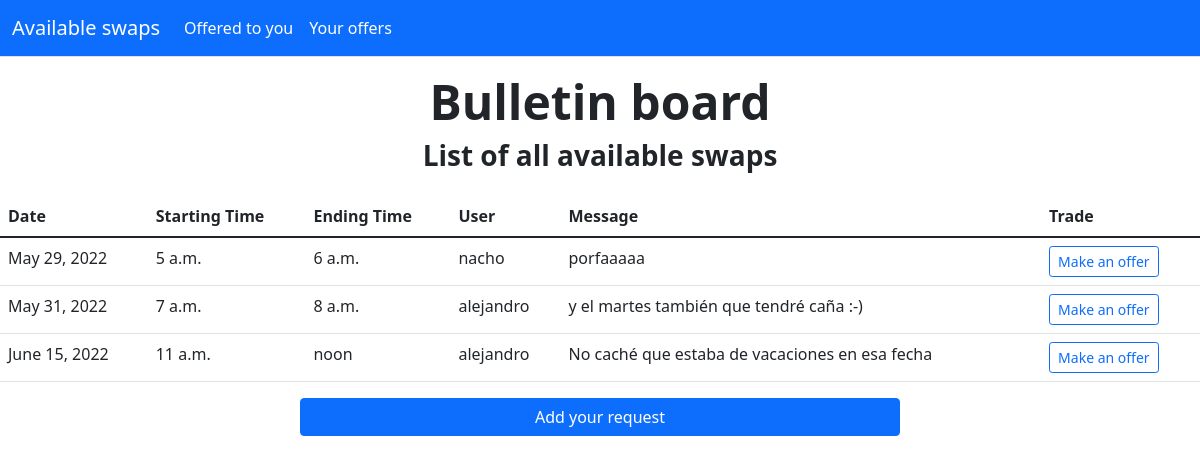
Before: / with the older database file.
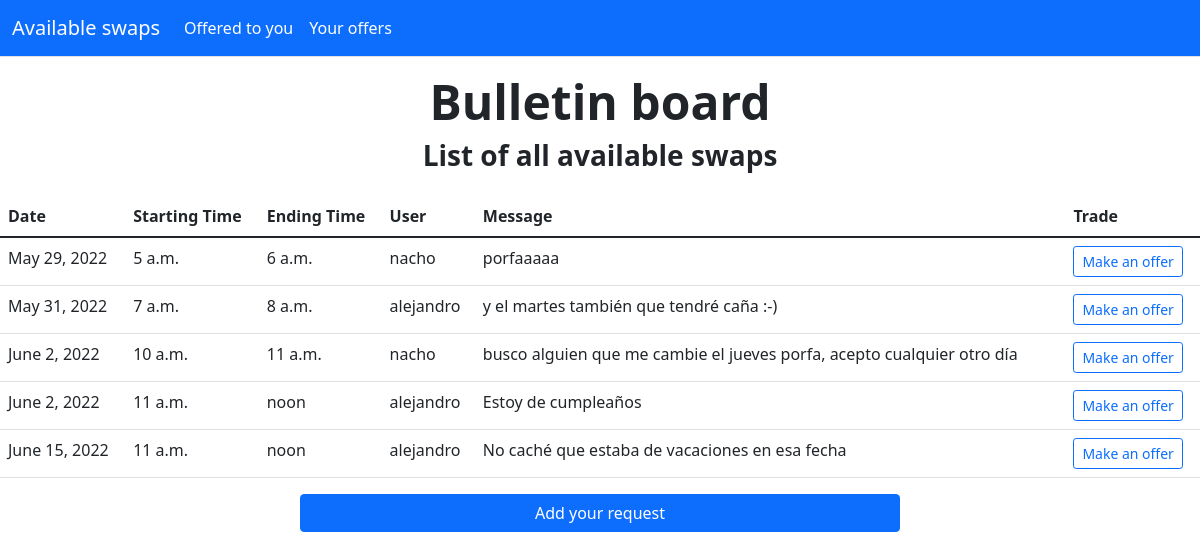
After: the same page with the newer database file.
### chat_commerce/models.py (models this page shows, shortened)
class Request(models.Model):
    User = models.ForeignKey(User, related_name='requesting_user', on_delete=models.CASCADE)
    message = models.TextField(blank=True)
    active = models.BooleanField(default=True)
    date = models.DateField()
    start_time = models.TimeField()
    end_time = models.TimeField()
    created_at = models.DateTimeField(auto_now_add=True)
    updated_at = models.DateTimeField(auto_now=True)
    objects = models.Manager()
    accepted = models.BooleanField(default=False)
    class Meta:
        verbose_name_plural = 'Requests'
        ordering = ('date', "start_time", "end_time")

### chat_commerce/views.py (the view)
# urls.py: path('', views.RequestListView.as_view(), name='request_list'),
class RequestListView(ListView):
    model = Request
    template_name = 'chat_commerce/request_list.html'
    raise_exception = True

### templates/chat_commerce/request_list.html (shortened to what this page needs)
{% extends "../base.html" %}
{% block content %}
	<div class="px-6 py-2 my-2 text-center">
		<h1 class="display-5 fw-bold">Bulletin board</h1>
		<h3 class="display-7 fw-bold">List of all available swaps</h3>
	</div>
	<table class="table">
	  <thead>
	    <tr>
	      <th scope="col">Date</th>
	      <th scope="col">Starting Time</th>
	      <th scope="col">Ending Time</th>
          <th scope="col">User</th>
		  <th scope="col">Message</th>
		  <th scope="col">Trade</th>
	    </tr>
	  </thead>
	  <tbody>
	    {% for request in object_list %}
        {% if request.active %}
		<tr>
	      <td>{{request.date}}</td>
	      <td>{{request.start_time}}</td>
		  <td>{{request.end_time}}</td>
          <td>{{request.User.username}}</td>
		  <td>{{request.message}}</td>
		  <td>
			  {% if user != request.User %}
			<a button type="button" class="btn btn-outline-primary btn-sm" href="{% url 'chat_commerce:make_offer' request.id %}">Make an offer</a>
			  {% else %}
			<a button type="button" class="btn btn-outline-secondary btn-sm" href="{% url 'chat_commerce:delete_request' request.id %}">Delete request</a>
			  {% endif %}
		  </td>
	    </tr>
        {% endif %}
	   {% endfor %}
	  </tbody>
	</table>
	<div class="d-grid gap-2 col-6 mx-auto"">
		<a button class="btn btn-primary" type="button" href="{% url 'chat_commerce:make_request' %}">Add your request</a>
	  </div>
{% endblock %}

### templates/base.html (shortened to what this page needs)
{% load static %}
<!DOCTYPE html>
<html>
<head>
	<link href="https://cdn.jsdelivr.net/npm/bootstrap@5.1.3/dist/css/bootstrap.min.css" rel="stylesheet">
</head>
<body>
	<header>
	        <nav class="navbar navbar-expand-md navbar-dark bg-primary border-bottom">
	            <div class="container-fluid">
	                <a class="navbar-brand" href="{% url "chat_commerce:request_list" %}">Available swaps</a>
	                <div class="collapse navbar-collapse" id="navbarCollapse">
	                    <ul class="navbar-nav me-auto mb-2 mb-md-0">
							<li class="nav-item active">
	                            <a class="nav-link active" aria-current="page" href="{% url "chat_commerce:offerred_to_you" %}">Offered to you</a>
	                        </li>
							<li class="nav-item active">
	                            <a class="nav-link active" aria-current="page" href="{% url "chat_commerce:your_offers" %}">Your offers</a>
	                        </li>
	                    </ul>
	                </div>
	            </div>
	        </nav>
	    </header>
	<div id="content">{% block content %} {% endblock %}</div>
</body>
</html>

Changed rows visible on the page:
now on this page (row edited): Request: date "June 2, 2022", start_time "10 a.m.", end_time "11 a.m.", User.username "nacho", message "busco alguien que me cambie el jueves porfa, acepto cualquier otro día", shows "Make an offer"
added Request: date "June 2, 2022", start_time "11 a.m.", end_time "noon", User.username "alejandro", message "Estoy de cumpleaños", shows "Make an offer"
